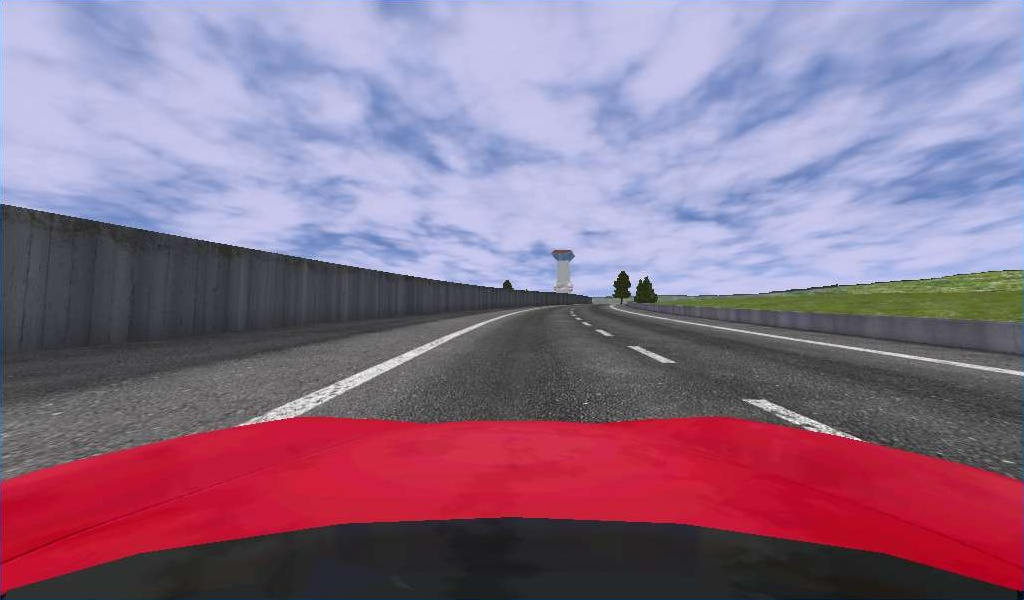
#> input picture Perspective_correction/img.png, 1024 x 600 px
$ python perspective_correction.py
#> lines starting #> are read from the running program, lines starting #| are printed output that depends on the picture
import cv2
import os
import numpy as np

perspective_correction = None
perspective_correction_inv = None
perspective_trapezoid = None
warp_size = None
orig_size = None


def compute_perspective(width,height,pt1,pt2,pt3,pt4):

    global perspective_trapezoid, perspective_dest

    perspective_trapezoid = [(pt1[0], pt1[1]), (pt2[0], pt2[1]), (pt3[0], pt3[1]), (pt4[0], pt4[1])]
    src = np.float32([pt1, pt2, pt3, pt4])
    # widest side on the trapezoid
    x1 = pt1[0]
    x2 = pt4[0]
    # height of the trapezoid
    y1 = pt1[1]
    y2 = pt2[1]
    h = y1 - y2
    # The destination is a rectangle with the height of the trapezoid and the width of the widest side
    dst = np.float32([[x1, h], [x1, 0], [x2, 0], [x2, h]])
    perspective_dest = [(x1, y1), (x1, y2), (x2, y2), (x2, y1)]

    global perspective_correction, perspective_correction_inv
    global warp_size, orig_size

    perspective_correction = cv2.getPerspectiveTransform(src,dst)
    perspective_correction_inv = cv2.getPerspectiveTransform(dst,src)

    warp_size = (width, h)
    orig_size = (width, height)


def warp(img, filename):
    img_persp = img.copy()

    cv2.line(img_persp, perspective_dest[0], perspective_dest[1], (255, 255, 255), 3)
    cv2.line(img_persp, perspective_dest[1], perspective_dest[2], (255, 255, 255), 3)
    cv2.line(img_persp, perspective_dest[2], perspective_dest[3], (255, 255, 255), 3)
    cv2.line(img_persp, perspective_dest[3], perspective_dest[0], (255, 255, 255), 3)

    cv2.line(img_persp, perspective_trapezoid[0], perspective_trapezoid[1], (0, 192, 0), 3)
    cv2.line(img_persp, perspective_trapezoid[1], perspective_trapezoid[2], (0, 192, 0), 3)
    cv2.line(img_persp, perspective_trapezoid[2], perspective_trapezoid[3], (0, 192, 0), 3)
    cv2.line(img_persp, perspective_trapezoid[3], perspective_trapezoid[0], (0, 192, 0), 3)

    return img_persp, cv2.warpPerspective(img, perspective_correction, warp_size, flags=cv2.INTER_LANCZOS4)

compute_perspective(1024, 600, [160, 425], [484, 310], [546, 310], [877, 425])


filename = 'img.png'
img_bgr = cv2.imread(filename)
#> img_bgr is the input picture: shape (600, 1024, 3); mean B, G, R 136.5, 111.7, 138.8
cv2.imshow('img',cv2.cvtColor(img_bgr, cv2.COLOR_RGB2BGR))
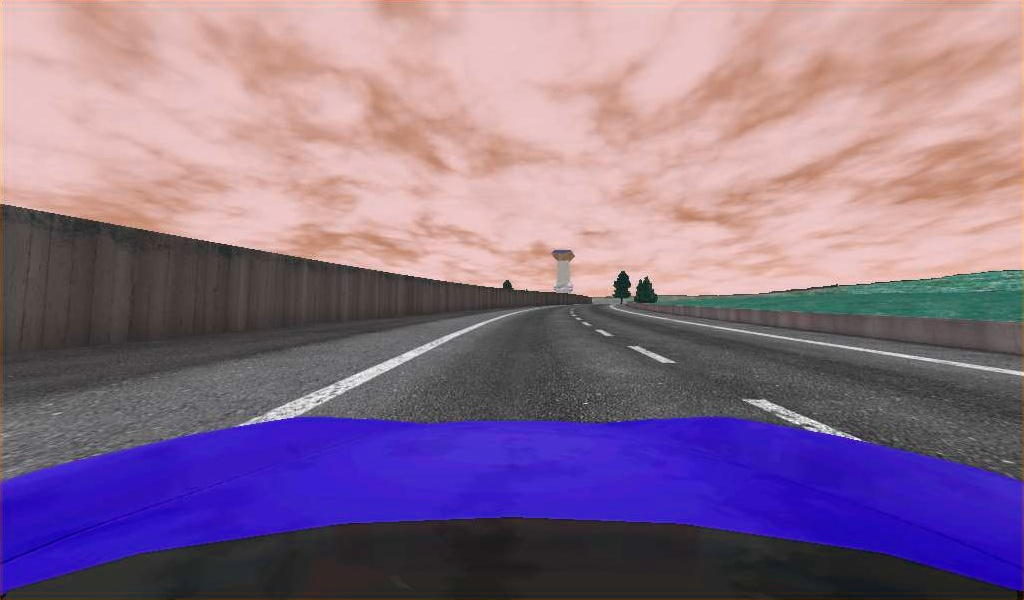
#> window 'img': shape (600, 1024, 3); mean B, G, R 138.8, 111.7, 136.5

img_persp, img_warped = warp(img_bgr, filename)
#> in warp, `cv2.line(img_persp, perspective_trapezoid[3], perspective_trapezoid[0]..`:
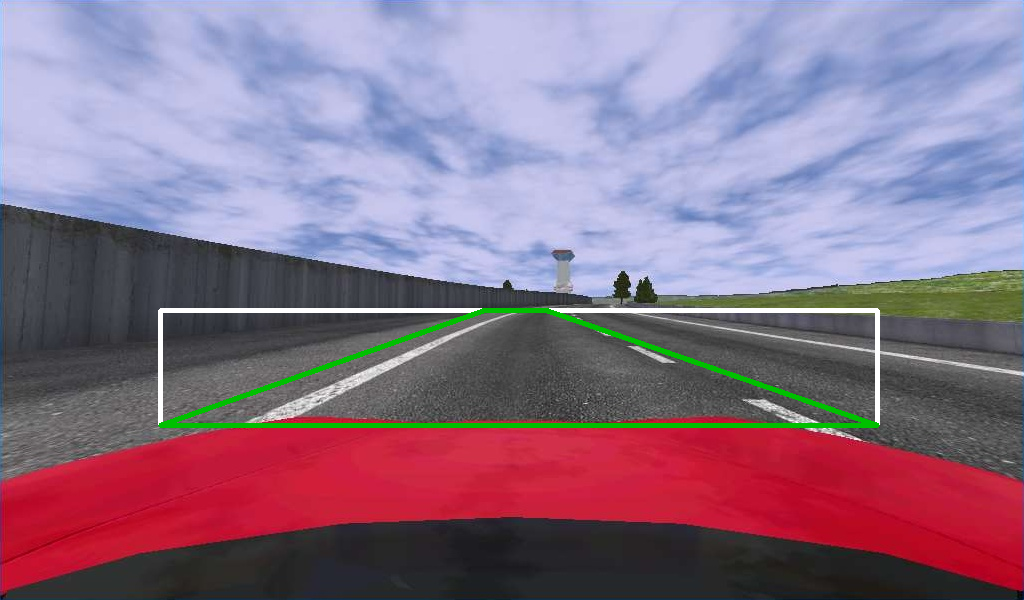
#> img_persp: shape (600, 1024, 3); mean B, G, R 136.7, 114.4, 138.5
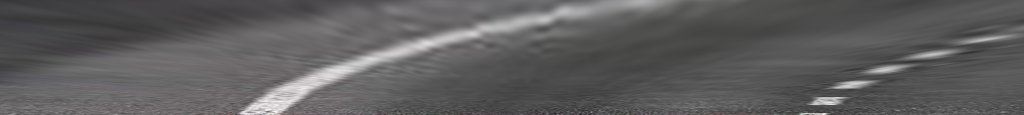
#> img_warped: shape (115, 1024, 3); mean B, G, R 93.6, 93.2, 94
cv2.imshow('img1',img_persp)


cv2.waitKey(0)
cv2.destroyAllWindows()
